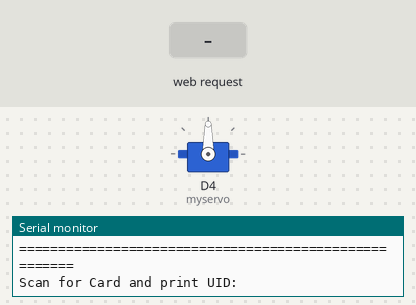
Recording of a sketch running on a simulated ESP8266 (NodeMCU). On the bench: servo, the last lines printed to the serial monitor. Inputs (shaded band) come from the test bench. WiFi joins after 1.5 s; servers stay silent unless stated.

Above: at 3.0 s.
3.1 s: HTTP request GET /LED=ON received
At 4.3 s:
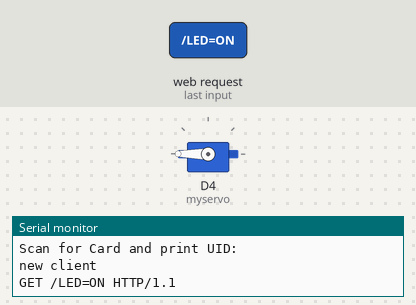
4.6 s: HTTP request GET /LED=OFF received
At 5.4 s:
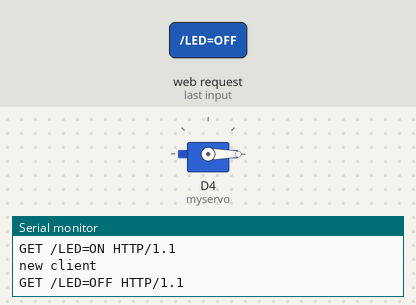
Timing chart, 0 to 7.6 s (numbered marks = the images above; inputs shaded):
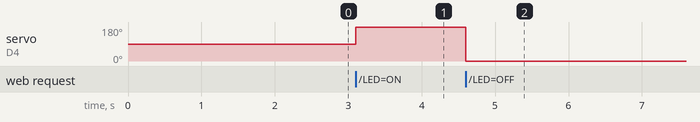

The sketch:

sketch_For_Lock.ino
```cpp
#include <ESP8266WiFi.h>
#include <WiFiClient.h>
#include <SPI.h>
#include "MFRC522.h"
#include <Servo.h>

/* wiring the MFRC522 to ESP8266 (ESP-12)
RST     = GPIO5
SDA(SS) = GPIO4
MOSI    = GPIO13
MISO    = GPIO12
SCK     = GPIO14
GND     = GND
3.3V    = 3.3V
*/
//Card UID: C6D1781E
//Card UID: E2904FD3
#define RST_PIN  D9
#define SS_PIN  D10

Servo myservo;

const char *ssid =  "MIA-1";
const char *pass =  "12345678";

WiFiServer server(80);

MFRC522 mfrc522(SS_PIN, RST_PIN);
int a;
void setup() {
  Serial.begin(115200);
  delay(250);
  Serial.println(F("Booting...."));
  myservo.attach(D4);

  SPI.begin();
  mfrc522.PCD_Init();

   Serial.println();
  Serial.println();
  Serial.print("Connecting to ");
  Serial.println(ssid);

  WiFi.begin(ssid, pass);

  while (WiFi.status() != WL_CONNECTED) {
    delay(500);
    Serial.print(".");
  }
  Serial.println("");
  Serial.println("WiFi connected");

  // Start the server
  server.begin();
  Serial.println("Server started");

  // Print the IP address
  Serial.print("Use this URL : ");
  Serial.print("http://");
  Serial.print(WiFi.localIP());
  Serial.println("/");

  Serial.println(F("Ready!"));
  Serial.println(F("======================================================"));
  Serial.println(F("Scan for Card and print UID:"));
}

void loop() {

  WiFiClient client = server.available();
  if (!client) {
    return;
  }

  // Wait until the client sends some data
  Serial.println("new client");
  while(!client.available()){
    delay(1);
  }

  // Read the first line of the request
  String request = client.readStringUntil('\r');
  Serial.println(request);
  client.flush();

   if (request.indexOf("/LED=ON") != -1){
    myservo.write(180);
      //delay(3000);
   }
   if (request.indexOf("/LED=OFF") != -1){
    myservo.write(0);
      //delay(3000);
   }
  client.println("HTTP/1.1 200 OK");
  client.println("Content-Type: text/html; charset=utf-8");
  client.println(""); //  do not forget this one
  client.println("<!DOCTYPE HTML>");
  client.println("<html>");
  client.println("<meta http-equiv=""refresh"" content=""3"">");
  client.println("<br><br>");
  client.println("Нажмите <a href=\"/LED=ON\">здесь</a> открыть дверь!<br>");
  client.println("Нажмите <a href=\"/LED=OFF\">здесь</a> закрыть дверь и доступ!<br>");
   client.println("</html>");
    if ( ! mfrc522.PICC_IsNewCardPresent()) {
    delay(50);
    return;
  }
  // Select one of the cards
  if ( ! mfrc522.PICC_ReadCardSerial()) {
    delay(50);
    return;
  }

  Serial.print(F("Card UID:"));
  dump_byte_array(mfrc522.uid.uidByte, mfrc522.uid.size);
  Serial.println();
}

void dump_byte_array(byte *buffer, byte bufferSize) {
  for (byte i = 0; i < bufferSize; i++) {
   // Serial.print(buffer[i] < 0x10 ? " 0" : " ");
     Serial.print(buffer[i],DEC);
     a += (int)buffer[i];
      Serial.println(a);
  }
  if(a == 557){
    myservo.write(180);
      delay(3000);
    }if(a==0){
    myservo.write(0);
    }
     myservo.write(0);
    a=0;
}
```

Measured:
- after the input at 3.1 s, servo on D4 (myservo): 90° → 180° at once
- after the input at 4.6 s, servo on D4 (myservo): 180° → 0° at once
